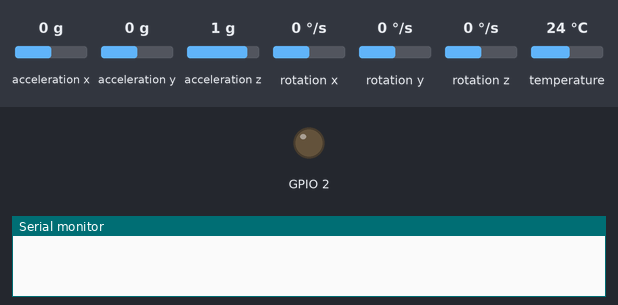
This sketch was run on a simulated ESP32. Shown: output pins drawn as LEDs (lit = HIGH), the last lines printed to the serial monitor. The inputs (shaded band) are chosen by the test bench; at power-on: acceleration x 0 g, acceleration y 0 g, acceleration z 1 g, rotation x 0 °/s, rotation y 0 °/s, rotation z 0 °/s, temperature 24 °C. WiFi joins after 1.5 s; servers stay silent unless stated; no MQTT or app messages arrive unless stated.

Above: at 1.6 s.
At 4.2 s:
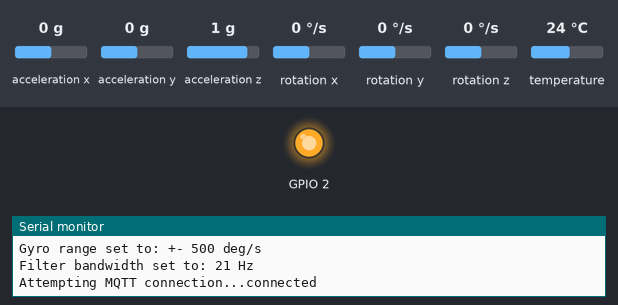
Timing chart, 0 to 5.7 s (numbered marks = the images above):
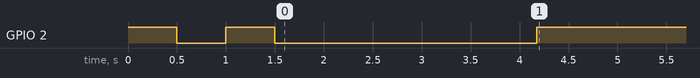

The sketch:

accelLogger_DOIT.ino
```cpp
// Basic demo for accelerometer readings from Adafruit MPU6050

#include <Adafruit_MPU6050.h>
#include <Adafruit_Sensor.h>
#include <Wire.h>
#include <PubSubClient.h>
#include <WiFi.h>

/************************* WiFi Access Point *********************************/

int SensorNumber=2;

#define WLAN_SSID "minimalist"
#define WLAN_PASS "brianeno"
const char* mqtt_server = "raspberrypi.local";

WiFiClient espClient;
PubSubClient client(espClient);
unsigned long lastMsg = 0;
#define MSG_BUFFER_SIZE	(50)
char msg[MSG_BUFFER_SIZE];
int value = 0;
String theTopic="sensor"+String(SensorNumber);

Adafruit_MPU6050 mpu;

void id_blink(int id){
  for (int i = 0; i < id; i++) {
    digitalWrite(BUILTIN_LED, HIGH);
    delay(500);
    digitalWrite(BUILTIN_LED, LOW);
    delay(500);
  }
  delay(500);
}


void setup_wifi() {

  id_blink(SensorNumber);
  delay(10);
  // We start by connecting to a WiFi network
  Serial.println();
  Serial.print("Connecting to ");
  Serial.println(WLAN_SSID);

  WiFi.mode(WIFI_STA);
  WiFi.begin(WLAN_SSID, WLAN_PASS);

  while (WiFi.status() != WL_CONNECTED) {
    delay(500);
    Serial.print(".");
  }

  randomSeed(micros());

  Serial.println("");
  Serial.println("WiFi connected");
  Serial.println("IP address: ");
  Serial.println(WiFi.localIP());
}
void callback(char* topic, byte* payload, unsigned int length) {
  Serial.print("Message arrived [");
  Serial.print(topic);
  Serial.print("] ");
  for (int i = 0; i < length; i++) {
    Serial.print((char)payload[i]);
  }
  Serial.println();

  // Switch on the LED if an 1 was received as first character
  if ((char)payload[0] == '1') {
    digitalWrite(BUILTIN_LED, LOW);   // Turn the LED on (Note that LOW is the voltage level
    // but actually the LED is on; this is because
    // it is active low on the ESP-01)
  } else {
    digitalWrite(BUILTIN_LED, HIGH);  // Turn the LED off by making the voltage HIGH
  }

}

void reconnect() {
  // Loop until we're reconnected
  while (!client.connected()) {
    Serial.print("Attempting MQTT connection...");
    // Create a random client ID
    String clientId = "accellog"+String(SensorNumber);
    //clientId += String(random(0xffff), HEX);
    // Attempt to connect
    if (client.connect(clientId.c_str())) {
      Serial.println("connected");
      digitalWrite(BUILTIN_LED, HIGH);
    } else {
      Serial.print("failed, rc=");
      digitalWrite(BUILTIN_LED, LOW);
      Serial.print(client.state());
      Serial.println(" try again in 1 seconds");
      // Wait 5 seconds before retrying
      delay(1000);
    }
  }
}

void setup(void) {

  pinMode(BUILTIN_LED, OUTPUT);     // Initialize the BUILTIN_LED pin as an output
  Serial.begin(115200);
  setup_wifi();
  client.setServer(mqtt_server, 1883);
  //client.setCallback(callback);

  //Serial.begin(115200);
  while (!Serial)
    delay(10); // will pause Zero, Leonardo, etc until serial console opens

  Serial.println("Adafruit MPU6050 test!");

  // Try to initialize!
  if (!mpu.begin()) {
    Serial.println("Failed to find MPU6050 chip");
    while (1) {
      delay(10);
    }
  }
  Serial.println("MPU6050 Found!");

  mpu.setAccelerometerRange(MPU6050_RANGE_8_G);
  Serial.print("Accelerometer range set to: ");
  switch (mpu.getAccelerometerRange()) {
  case MPU6050_RANGE_2_G:
    Serial.println("+-2G");
    break;
  case MPU6050_RANGE_4_G:
    Serial.println("+-4G");
    break;
  case MPU6050_RANGE_8_G:
    Serial.println("+-8G");
    break;
  case MPU6050_RANGE_16_G:
    Serial.println("+-16G");
    break;
  }
  mpu.setGyroRange(MPU6050_RANGE_500_DEG);
  Serial.print("Gyro range set to: ");
  switch (mpu.getGyroRange()) {
  case MPU6050_RANGE_250_DEG:
    Serial.println("+- 250 deg/s");
    break;
  case MPU6050_RANGE_500_DEG:
    Serial.println("+- 500 deg/s");
    break;
  case MPU6050_RANGE_1000_DEG:
    Serial.println("+- 1000 deg/s");
    break;
  case MPU6050_RANGE_2000_DEG:
    Serial.println("+- 2000 deg/s");
    break;
  }

  mpu.setFilterBandwidth(MPU6050_BAND_21_HZ);
  Serial.print("Filter bandwidth set to: ");
  switch (mpu.getFilterBandwidth()) {
  case MPU6050_BAND_260_HZ:
    Serial.println("260 Hz");
    break;
  case MPU6050_BAND_184_HZ:
    Serial.println("184 Hz");
    break;
  case MPU6050_BAND_94_HZ:
    Serial.println("94 Hz");
    break;
  case MPU6050_BAND_44_HZ:
    Serial.println("44 Hz");
    break;
  case MPU6050_BAND_21_HZ:
    Serial.println("21 Hz");
    break;
  case MPU6050_BAND_10_HZ:
    Serial.println("10 Hz");
    break;
  case MPU6050_BAND_5_HZ:
    Serial.println("5 Hz");
    break;
  }

  Serial.println("");
  delay(100);
}

void loop() {

  if (!client.connected()) {
    reconnect();
  }
  client.loop();

  /* Get new sensor events with the readings */
  sensors_event_t a, g, temp;
  mpu.getEvent(&a, &g, &temp);

  String sensorJSONOutput = "";
    sensorJSONOutput += "{\"accelX\":";
    sensorJSONOutput += a.acceleration.x;
    sensorJSONOutput += ",\"accelY\":";
    sensorJSONOutput += a.acceleration.y+0.1;
    sensorJSONOutput += ",\"accelZ\":";
    sensorJSONOutput += a.acceleration.z-1.7;
    sensorJSONOutput += "}";
    sensorJSONOutput += "";

  client.publish(theTopic.c_str(), sensorJSONOutput.c_str(), true);
  /* Print out the values */
  // Serial.print("Acceleration X: ");
  // Serial.print(a.acceleration.x);
  // Serial.print(", Y: ");
  // Serial.print(a.acceleration.y);
  // Serial.print(", Z: ");
  // Serial.print(a.acceleration.z);
  // Serial.println(" m/s^2");

  // Serial.print("Rotation X: ");
  // Serial.print(g.gyro.x);
  // Serial.print(", Y: ");
  // Serial.print(g.gyro.y);
  // Serial.print(", Z: ");
  // Serial.print(g.gyro.z);
  // Serial.println(" rad/s");

  // Serial.print("Temperature: ");
  // Serial.print(temp.temperature);
  // Serial.println(" degC");


  delay(50);
}
```

Measured:
- by itself, GPIO 2: HIGH → LOW at 0.50 s, → HIGH 0.50 s later, → LOW 0.50 s later, → HIGH 2.7 s later
